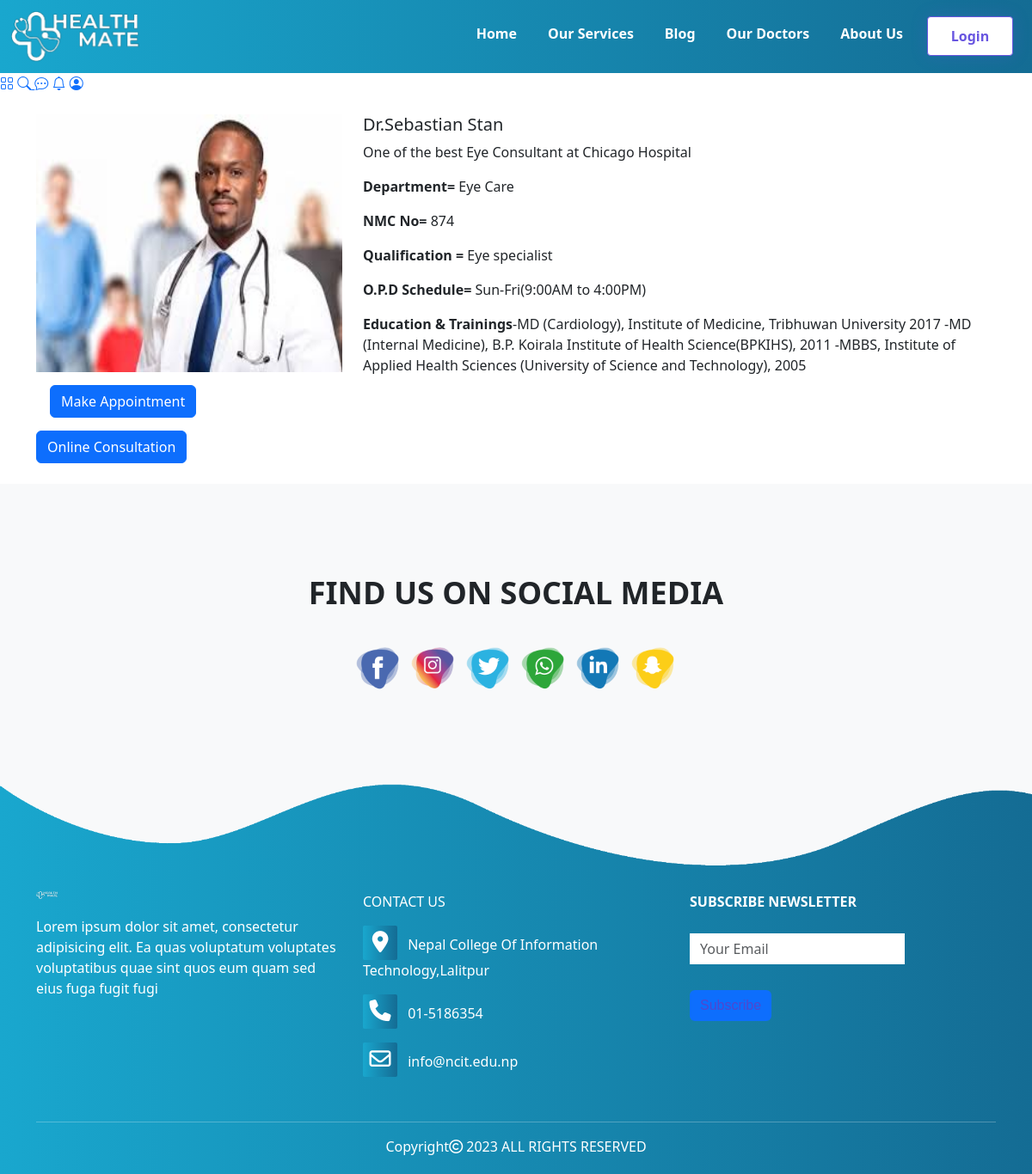
The page /docview/2 on the database its author committed.
### healthapp/models.py (models this page shows, shortened)
class doctor(models.Model):
    full_name = models.CharField(max_length=100)
    image = models.ImageField(null=True, blank=True,upload_to='healthApp/images')
    description=models.TextField(default="")
    address = models.CharField(max_length=100,default="")
    shift_start_time = models.CharField(max_length=10)
    shift_end_time = models.CharField(max_length=10)
    qualification_name = models.CharField(max_length=100)
    nmc_number = models.CharField(max_length=10, default="")
    education_training = models.TextField(default="")
    hospital_name = models.CharField(max_length=100)
    department = models.CharField(choices=department, max_length=100)
    professional_experience = models.TextField(default="")
    created_at = models.DateTimeField(default=timezone.now)

### healthapp/views.py (the view)
# urls.py: path("docview/<int:myid>",views.docview,name='ViewDoctorsProfile'),
def docview(request, myid):
    doc = doctor.objects.filter(id=myid)
    return render(request, 'healthapp/docview.html', {'doctors': doc[0]})

### healthapp/templates/healthapp/docview.html (shortened to what this page needs)
{% extends './base.html' %}
{% block content %}
<div class="container my-4">
    <div class="row">
        <div class="col-md-4">
            <div class="row">
                <img src="/media/{{doctors.image}}" width="240px" height="300px">
            </div>
               <a href="/consultationform"> <button class="btn btn-primary mx-3">Make Appointment</button></a>
                <button class="btn btn-primary">Online Consultation</button>
        </div>
        <div class="col-md-8">
            <h5>{{doctors.full_name}}</h5>
            <p>{{doctors.description}}</p>
            <p><b>Department= </b>{{doctors.department}}</p>
            <p><b>NMC No= </b>{{doctors.nmc_number}}</p>
            <p><b>Qualification = </b>{{doctors.qualification_name}}</p>
            <p><b>O.P.D Schedule= </b>Sun-Fri({{doctors.shift_start_time}} to {{doctors.shift_end_time}})</p>
            <p><b>Education & Trainings</b>{{doctors.education_training}}</p>
        </div>
    </div>
</div>
{% endblock content %}

### healthapp/static/style.css (style rules this page uses)
* { margin: 0; padding: 0; }
body { font-family: sans-serif; }
.container { max-width: unset; max-height: max-content; }
.btn { margin-top: 15px; font-family: 'Poppins', sans-serif; background-image: linear-gradient(to right, #4f48cf); }
.row { display: flex; }
* { margin: 0; padding: 0; box-sizing: border-box; }
body { font-family: "Inter", Arial, Helvetica, sans-serif; }
.btn-primary { background-color: #146C94; cursor: pointer; transition: all 0.3s ease; }

### rows shown on the page
doctor: image (picture), full_name "Dr.Sebastian Stan", description "One of the best Eye Consultant at Chicago Hospital", department "Eye Care", nmc_number "874", qualification_name "Eye specialist", shift_start_time "9:00AM", shift_end_time "4:00PM", education_training "-MD (Cardiology), Institute of Medicine, Tribhuwan University 2017 -MD (Internal Medicine), B.P. Koirala Institute of Health Science(BPKIHS), 2011 -MBBS, Institute of Applied Health Sciences (University of Science and Technology), 2005"
